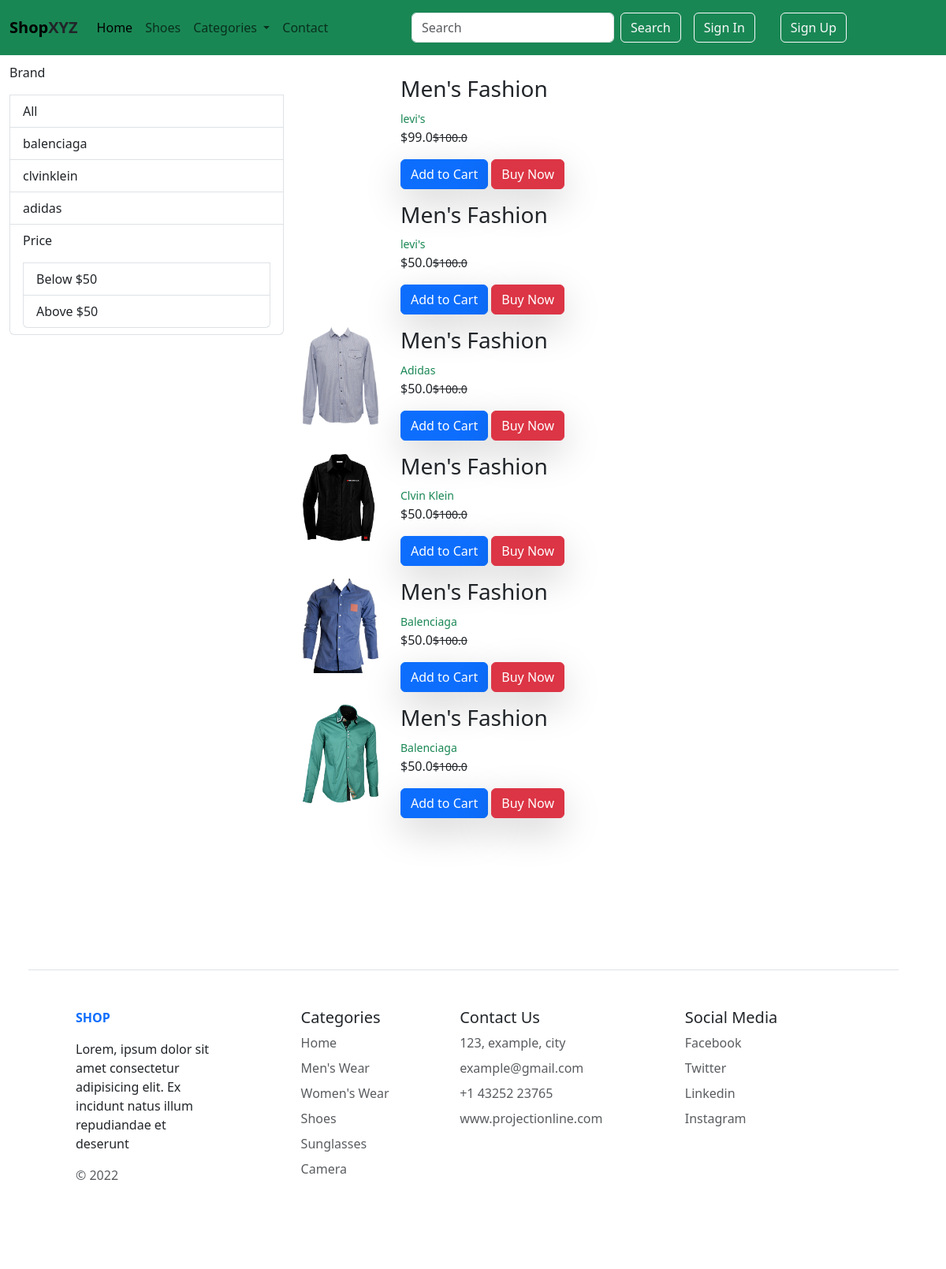
The app's page /men/None with its own data.
### app/models.py (models this page shows, shortened)
class Product(models.Model):
    product_name = models.CharField(max_length=50)
    selling_price = models.FloatField()
    discounted_price = models.FloatField()
    description = models.TextField()
    category = models.CharField(choices=CATEGORY_CHOICES, max_length=3)
    brand = models.CharField(max_length=50)
    image = models.ImageField(upload_to='product-img')

### app/views.py (the view)
# urls.py: path('men/<slug:data>', views.men, name="men"),
def men(request, data=None):
    if data == 'None':
        products = Product.objects.filter(category='M')
    elif data == 'balenciaga':
        products = Product.objects.filter(category='M').filter(brand = 'Balenciaga')
    elif data == 'clvinklein':
        products = Product.objects.filter(category='M').filter(brand = 'Clvin Klein')
    elif data == 'adidas':
        products = Product.objects.filter(category='M').filter(brand = 'Adidas')
    elif data == "levi's":
        products = Product.objects.filter(category='M').filter(brand = "levi's")
    elif data == 'below':
        products = Product.objects.filter(category='M').filter(discounted_price__lt = 150)
    elif data == 'above':
        products = Product.objects.filter(category='M').filter(discounted_price__gt = 50)
    return render(request, 'men.html', {'products': products})

### templates/men.html
{% extends "base.html" %}
{% block content %}
<section class="men">
    <div class="row container">
        <div class="col-md-4">
            <div class="list-group">
                <p>Brand</p>
                <a href="{% url "men" 'None' %}" class="list-group-item">All</a>
                <a href="{% url "men" 'balenciaga' %}" class="list-group-item">balenciaga</a>
                <a href="{% url "men" 'clvinklein' %}" class="list-group-item">clvinklein</a>
                <a href="{% url "men" 'adidas' %}" class="list-group-item">adidas</a>
                <span class="list-group-item">
                    <p>Price</p>
                    <a href="{% url "men" 'below' %}" class="list-group-item">Below $50</a>
                    <a href="{% url "men" 'above' %}" class="list-group-item">Above $50</a>
                </span>
            </div>
        </div>
        <div class="col">
          {% for product in products  %}
          <div class="row my-3">
            <div class="col-md-2">
            <img src="/media/{{product.image}}" class="img-fluid object-fit-cover" style="width: 6rem" alt=""/>
            </div>
            <div class="col-md-8">
                <h3>{{product.product_name}}</h3>
                <small class="text-success">{{product.brand}}</small>
                <p>${{product.discounted_price}}<small class="text-decoration-line-through">${{product.selling_price}}</small>
                </p>
                <a href="{% url 'carts' %}" class="btn shadow-lg btn-primary">Add to Cart</a>
                <a href="" class="btn-danger btn shadow-lg ">Buy Now</a>
            </div>
        </div>
        {% endfor %}
    </div>
   </div>
</section>
{% endblock content %}

### static/css/style.css (style rules this page uses)
section { margin: 10vh 0; }

### records on screen
Product: product_name "Men's Fashion", brand "levi's", discounted_price "99.0", selling_price "100.0"
Product: product_name "Men's Fashion", brand "levi's", discounted_price "50.0", selling_price "100.0"
Product: image (picture), product_name "Men's Fashion", brand "Adidas", discounted_price "50.0", selling_price "100.0"
Product: image (picture), product_name "Men's Fashion", brand "Clvin Klein", discounted_price "50.0", selling_price "100.0"
Product: image (picture), product_name "Men's Fashion", brand "Balenciaga", discounted_price "50.0", selling_price "100.0"
Product: image (picture), product_name "Men's Fashion", brand "Balenciaga", discounted_price "50.0", selling_price "100.0"
